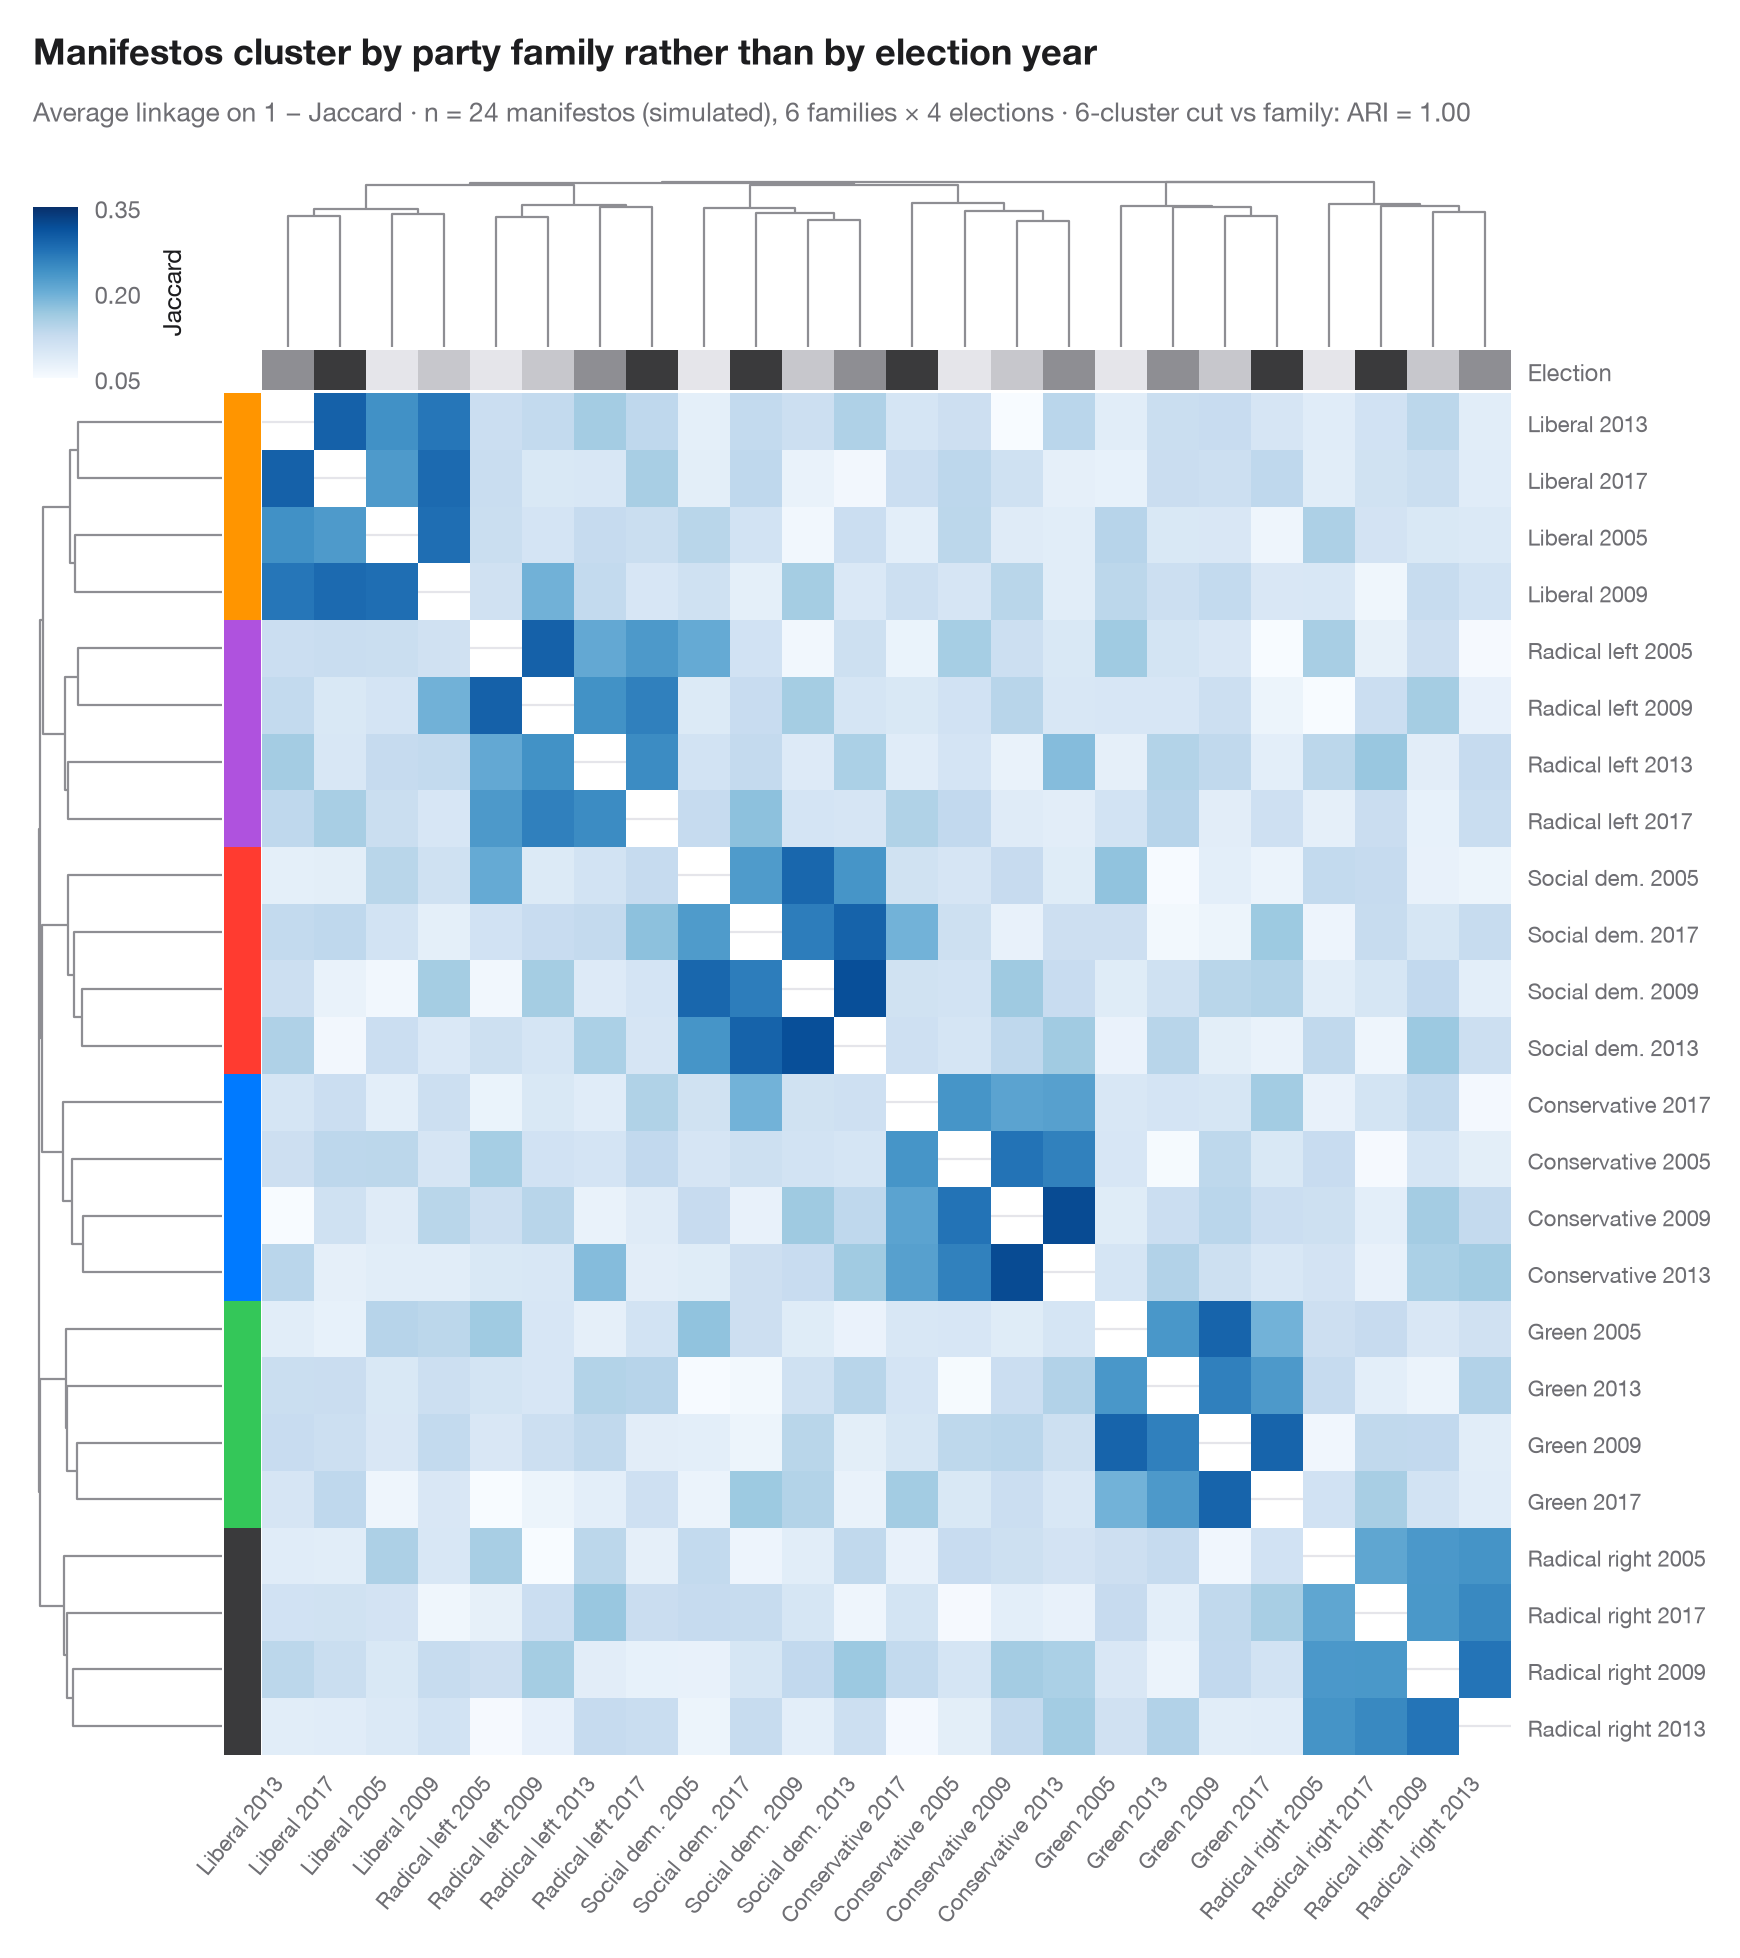

Here is the Python script that generated this plot:
"""
title: Clustered heatmap
summary: Jaccard similarity between 24 party manifestos, with dendrograms and party-family colour bars.
r: pheatmap::pheatmap() / ComplexHeatmap::Heatmap()
tags: [heatmap, hierarchical clustering, dendrogram, similarity matrix, clustermap, party manifestos]
description: |
  Each row and each column is a document, and each cell the similarity between
  two of them (darker = more alike). Rows and columns are reordered by
  **hierarchical clustering** (average linkage on the distance 1 − similarity)
  and the dendrograms show the merge history. Colour bars give the known groups
  — party family on the rows, election year on the columns — so you can see at
  a glance which grouping the unsupervised tree rediscovers.

  The setting is Sanger & Warin (2019), a *Data in Brief* dataset of Jaccard
  similarity indices between European party manifestos: here 24 manifestos —
  six party families × four elections in one country. The similarities are
  **simulated** with `numpy` (seeded): higher within a party, decaying with the
  time between elections, plus a small shared election-year agenda. They are
  *not* the dataset's values. `scipy.cluster.hierarchy.linkage` builds the tree,
  `seaborn.clustermap` draws it, and `fcluster` cuts it into six clusters for
  the adjusted Rand index against party family. Labels carry family and year,
  so the colour bars need no legend.
"""
import matplotlib.pyplot as plt
import numpy as np
import pandas as pd
import seaborn as sns
from scipy.cluster.hierarchy import fcluster, linkage
from scipy.spatial.distance import squareform
from sklearn.metrics import adjusted_rand_score

# Simulated data, set in the context of Sanger & Warin (2019) [sanger2019]
rng = np.random.default_rng(1945)
families = ["Social dem.", "Conservative", "Liberal", "Green", "Radical right", "Radical left"]
years = [2005, 2009, 2013, 2017]
fam = np.repeat(families, 4)
yr = np.tile(years, 6)
labels = [f"{f} {y}" for f, y in zip(fam, yr)]
# Jaccard similarity: base + same party (decaying with time gap) + same election + noise
gap = np.abs(yr[:, None] - yr[None, :]) / 4
J = 0.10 + (fam[:, None] == fam[None, :]) * (0.20 - 0.03 * gap) + (gap == 0) * 0.04
J = np.triu(J + rng.normal(0, 0.025, J.shape), 1)
J = J + J.T + np.eye(24)  # symmetric, 1 on the diagonal
S = pd.DataFrame(J, index=labels, columns=labels)

link = linkage(squareform(1 - J, checks=False), method="average")
ari = adjusted_rand_score(fam, fcluster(link, 6, "maxclust"))
fam_pal = dict(zip(families, ["#FF3B30", "#007AFF", "#FF9500", "#34C759", "#3A3A3C", "#AF52DE"]))
yr_pal = dict(zip(years, ["#E5E5EA", "#C7C7CC", "#8E8E93", "#3A3A3C"]))

with plt.rc_context({"figure.constrained_layout.use": False}):
    g = sns.clustermap(S, row_linkage=link, col_linkage=link, cmap="Blues", vmin=0.05, vmax=0.35,
                       mask=np.eye(24, dtype=bool),
                       row_colors=pd.Series(fam, index=labels, name="Family").map(fam_pal),
                       col_colors=pd.Series(yr, index=labels, name="Election").map(yr_pal),
                       xticklabels=True, yticklabels=True, figsize=(9, 9.5),
                       dendrogram_ratio=(0.13, 0.11), colors_ratio=0.025,
                       cbar_pos=(0.02, 0.875, 0.025, 0.09),
                       cbar_kws=dict(label="Jaccard", ticks=[0.05, 0.2, 0.35]),
                       tree_kws=dict(colors="#8E8E93", linewidths=0.8))

g.ax_heatmap.set(xlabel="", ylabel="")
g.ax_heatmap.tick_params(axis="both", length=0, labelsize=8)
g.ax_heatmap.set_xticklabels(g.ax_heatmap.get_xticklabels(), rotation=50, ha="right")
g.ax_row_colors.set_xticks([])
g.ax_col_colors.tick_params(axis="y", length=0, labelsize=8.5)
g.ax_cbar.tick_params(labelsize=8.5)
g.ax_cbar.yaxis.label.set_size(9)
g.figure.text(0.02, 1.04, "Manifestos cluster by party family rather than by election year",
              fontsize=13, fontweight="semibold", color="#1D1D1F")
g.figure.text(0.02, 1.01, f"Average linkage on 1 − Jaccard · n = {len(S)} manifestos (simulated), "
              f"6 families × 4 elections · 6-cluster cut vs family: ARI = {ari:.2f}",
              fontsize=9.5, color="#6E6E73")
plt.show()
